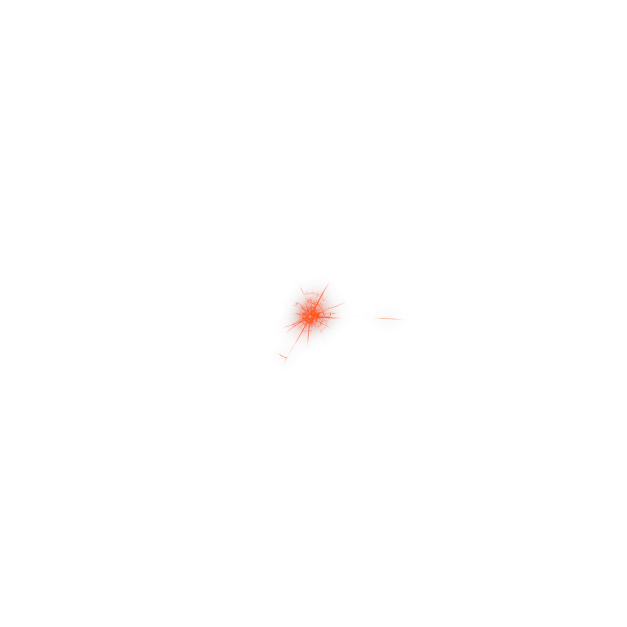
#> input picture Support/assets/lvl1-fracture-core-glow.png, 1254 x 1254 px (shown at 1/2 size)
$ python -i clean-autumn-art.py   (imports and definitions only)
#> lines starting #> are read from the running program, lines starting #| are printed output that depends on the picture; after the words box and inside, x2 and y2 are one past the last pixel; in counts of white or black regions, pixels touching at a corner belong together
#> further down, picture is the input picture: PIL image 1254x1254 RGBA; mean R, G, B, A 1.5, 0.3, 0.1, 0.4
#!/usr/bin/env python3
"""Prepare the generated autumn art for the game.

The generated realistic PNGs carry a faint alpha haze across the frame and a soft glow band
around every leaf, and their bodies sit just below full opacity. This tightens each edge, drops
the haze, makes bodies opaque, bleeds edge colour into transparent pixels (so linear filtering
draws no dark or light fringe), and halves the leaf and pile sheets, which the game draws far
below their native 512 px. Retro pixel art only loses its haze and loose specks and gets opaque bodies:
its edges are drawn crisp, so they are left exactly as they are.

    scripts/clean-autumn-art.py <source-dir> Support/assets

<source-dir> holds the original generated sheets in assets/ and their atlas.json (the originals are
not in this repo). Always run it from the originals, never on its own output: the sheets would be
halved again.
"""
import json
import sys
from pathlib import Path

import numpy as np
from PIL import Image
from scipy import ndimage

EDGE_LO, EDGE_HI = 16, 240   # alpha below LO is haze, above HI is body
MIN_SPECK = 400              # opaque islands smaller than this (px) are haze, not art
HALVED = ("leaves", "pile")  # branches stay native: the canopy draws them near 1:1


def drop_specks(a):
    labels, n = ndimage.label(a > 0)
    sizes = ndimage.sum(np.ones_like(a), labels, range(1, n + 1))
    a[np.isin(labels, np.flatnonzero(sizes < MIN_SPECK) + 1)] = 0
    return a


def despeck(img: Image.Image) -> Image.Image:
    px = np.asarray(img.convert("RGBA")).copy()
    a = px[..., 3].astype(np.float32)
    a[a < EDGE_LO] = 0
    a[a > EDGE_HI] = 255
    px[..., 3] = drop_specks(a).astype(np.uint8)
    return Image.fromarray(px, "RGBA")


def clean(img: Image.Image) -> Image.Image:
    px = np.asarray(img.convert("RGBA")).astype(np.float32)
    rgb, a = px[..., :3], px[..., 3]
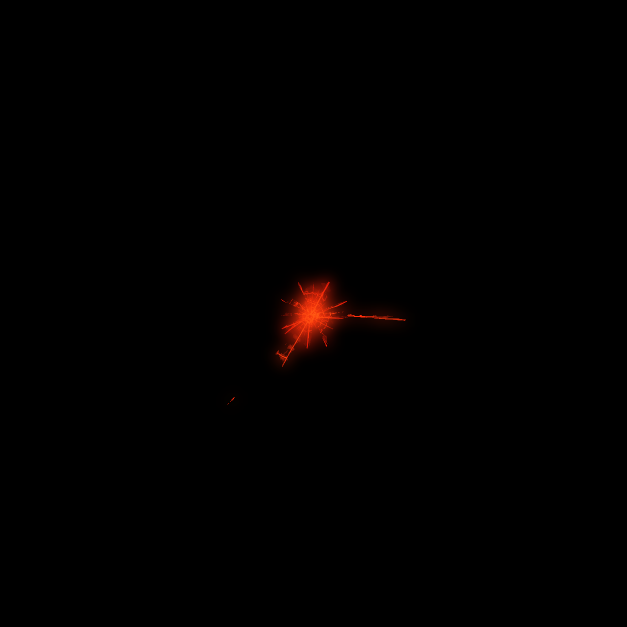
#> rgb: shape (1254, 1254, 3) float32 (shown at 1/2 size); mean R, G, B 1.5, 0.3, 0.1

    a = drop_specks(np.clip((a - EDGE_LO) / (EDGE_HI - EDGE_LO), 0, 1) * 255)
#> in drop_specks, `labels, n = ndimage.label(a > 0)`: labels: shape (1254, 1254) int32; 26 distinct labels, from 0 to 25
#> in drop_specks, `labels, n = ndimage.label(a > 0)`: n = 25
#> in drop_specks, `sizes = ndimage.sum(np.ones_like(a), labels, range(1, n + 1))`: sizes = 25 values, max 7177 at index 1, min 1 at index 0, mean 295.2

    solid = a >= 128
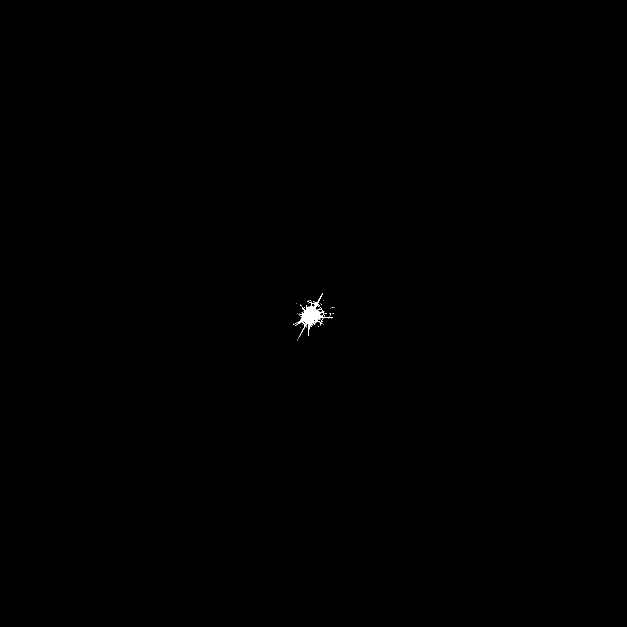
#> solid: shape (1254, 1254) bool (shown at 1/2 size); 0.1% white; 34 white regions (33 under 20 px), largest, box (x1, y1, x2, y2) and area: (590, 586, 666, 675) 1430
    _, (iy, ix) = ndimage.distance_transform_edt(~solid, return_indices=True)
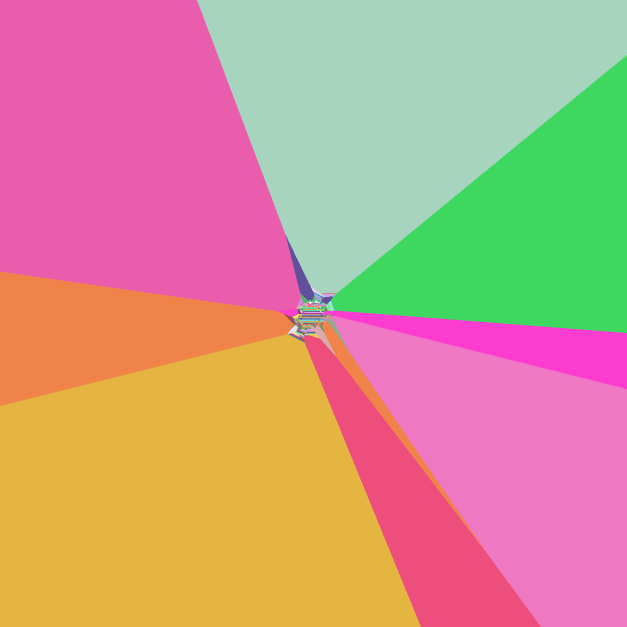
#> iy: shape (1254, 1254) int32 (shown at 1/2 size); 92 distinct labels, from 586 to 680; one colour per label, 0 black
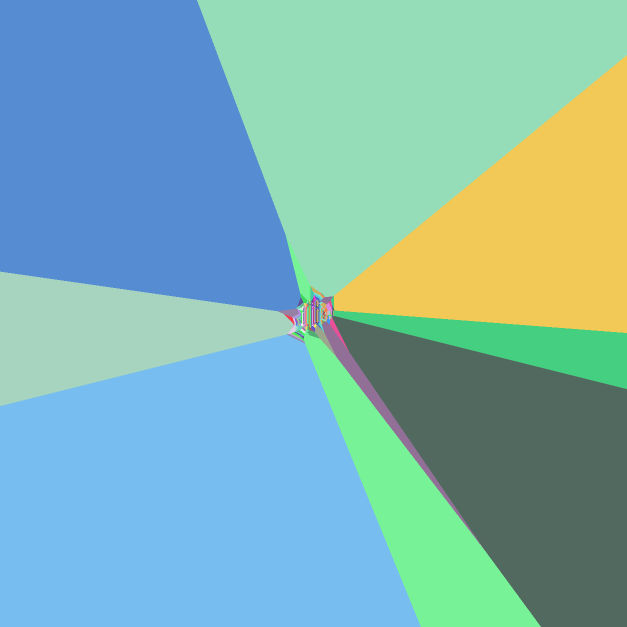
#> ix: shape (1254, 1254) int32 (shown at 1/2 size); 82 distinct labels, from 586 to 668; one colour per label, 0 black
    rgb = rgb[iy, ix]
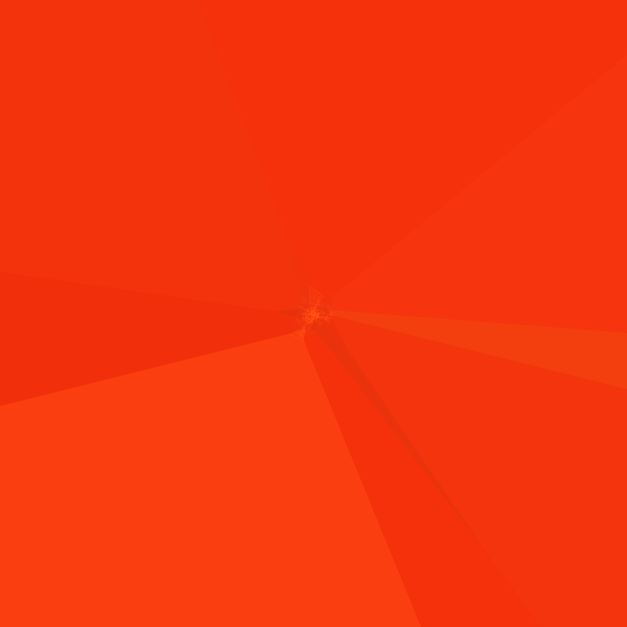
#> rgb: shape (1254, 1254, 3) float32 (shown at 1/2 size); mean R, G, B 247.3, 53.9, 12.9

    return Image.fromarray(np.dstack([rgb, a]).round().astype(np.uint8), "RGBA")


def halve(img: Image.Image) -> Image.Image:
    # Resize premultiplied so transparent pixels don't bleed colour into the edge.
    pm = np.asarray(img).astype(np.float32)
    pm[..., :3] *= pm[..., 3:] / 255
    small = Image.fromarray(pm.round().astype(np.uint8), "RGBA").resize(
        (img.width // 2, img.height // 2), Image.LANCZOS)
    out = np.asarray(small).astype(np.float32)
    alpha = np.maximum(out[..., 3:], 1)
    out[..., :3] = np.clip(out[..., :3] * 255 / alpha, 0, 255)
    return Image.fromarray(out.round().astype(np.uint8), "RGBA")


def scaled(frames):
    return [{k: v // 2 for k, v in f.items()} for f in frames]


def main(source: Path, dst: Path):
    atlas = json.loads((source / "atlas.json").read_text())
    dst.mkdir(parents=True, exist_ok=True)
    for style in atlas["styles"].values():
        for key in ("leaves", "branches", "pile"):
            name = Path(style[key]).name
            src = source / "assets" / name
            if style["filter"] == "nearest":
                despeck(Image.open(src)).save(dst / name, optimize=True)
                continue
            img = clean(Image.open(src))
            if key in HALVED:
                img = halve(img)
            img.save(dst / name, optimize=True)
        if style["filter"] != "nearest":
            style["atlasSize"] = [v // 2 for v in style["atlasSize"]]
            style["frames"] = scaled(style["frames"])
            style["pileAtlasSize"] = [v // 2 for v in style["pileAtlasSize"]]
            style["pileFrames"] = scaled(style["pileFrames"])
    (dst / "atlas.json").write_text(json.dumps(atlas, indent=2) + "\n")


# [4 lines not run here, left out]

>>> from PIL import Image
>>> picture = Image.open('../Support/assets/lvl1-fracture-core-glow.png')
>>> result = clean(picture)

$ run again, on Support/assets/lvl1-fracture.png
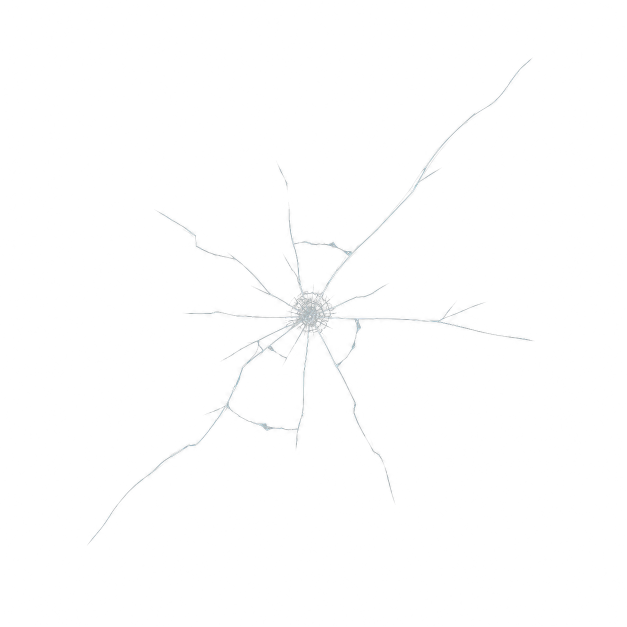
#> input picture Support/assets/lvl1-fracture.png, 1254 x 1254 px (shown at 1/2 size)
#> picture is the input picture: PIL image 1254x1254 RGBA; mean R, G, B, A 1, 1.1, 1.1, 1.3
#> labels: shape (1254, 1254) int32; 217 distinct labels, from 0 to 216
#> n = 216
#> sizes = 216 values, max 13786 at index 0, min 1 at index 1, mean 67.82
#> in clean, `solid = a >= 128`:
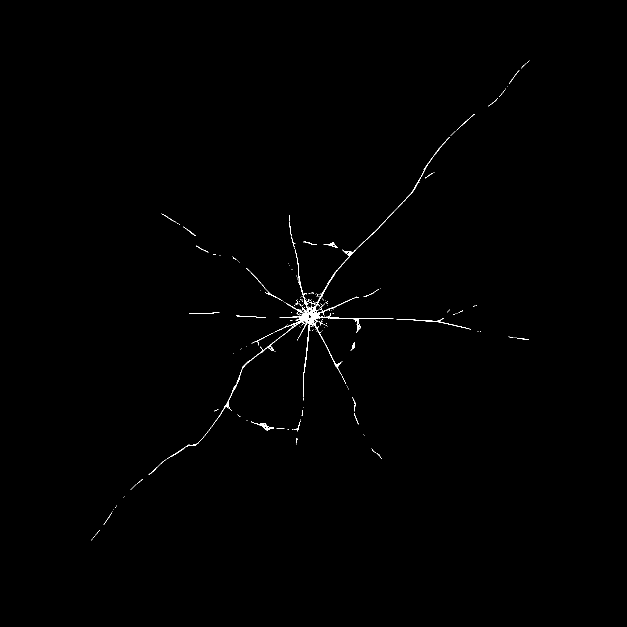
#> solid: shape (1254, 1254) bool (shown at 1/2 size); 0.38% white in thin lines or dots, all inside (x1, y1, x2, y2) = (182, 121, 1059, 1081)
#> iy: shape (1254, 1254) int32; 871 distinct labels, from 121 to 1080
#> ix: shape (1254, 1254) int32; 804 distinct labels, from 182 to 1058
#> in clean, `rgb = rgb[iy, ix]`:
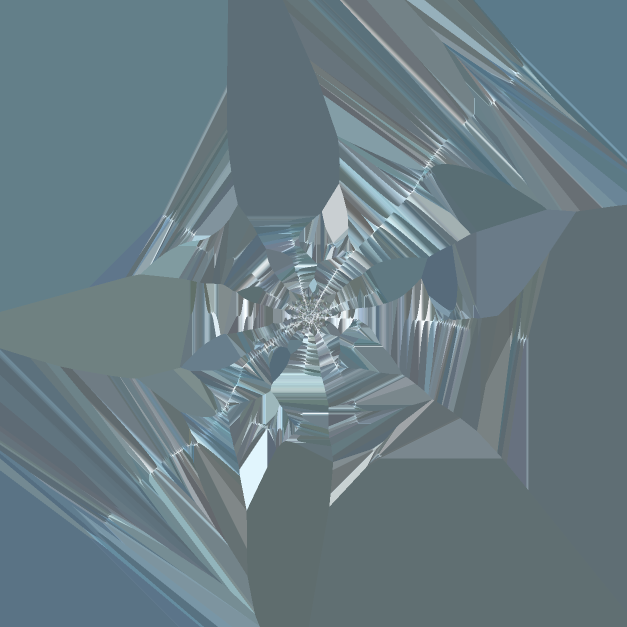
#> rgb: shape (1254, 1254, 3) float32 (shown at 1/2 size); mean R, G, B 105.2, 124.3, 131.1

$ run again, on Support/assets/lvl2-fracture.png
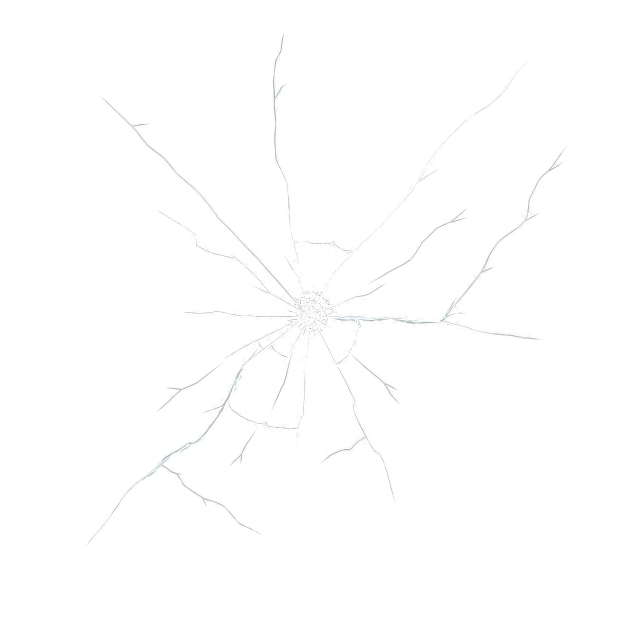
#> input picture Support/assets/lvl2-fracture.png, 1254 x 1254 px (shown at 1/2 size)
#> picture is the input picture: PIL image 1254x1254 RGBA; mean R, G, B, A 1.9, 1.9, 1.9, 1.4
#> in drop_specks, `labels, n = ndimage.label(a > 0)`:
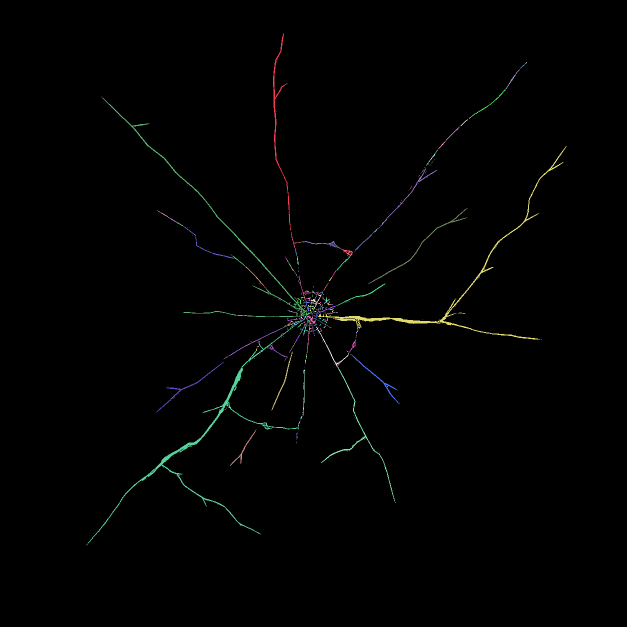
#> labels: shape (1254, 1254) int32 (shown at 1/2 size); 458 distinct labels, from 0 to 457; one colour per label, 0 black
#> n = 457
#> sizes = 457 values, max 3346 at index 323, min 1 at index 1, mean 38.11
#> solid: shape (1254, 1254) bool; 0.35% white in thin lines or dots, all inside (x1, y1, x2, y2) = (180, 76, 1119, 1082)
#> iy: shape (1254, 1254) int32; 957 distinct labels, from 76 to 1081
#> ix: shape (1254, 1254) int32; 905 distinct labels, from 180 to 1118
#> in clean, `rgb = rgb[iy, ix]`:
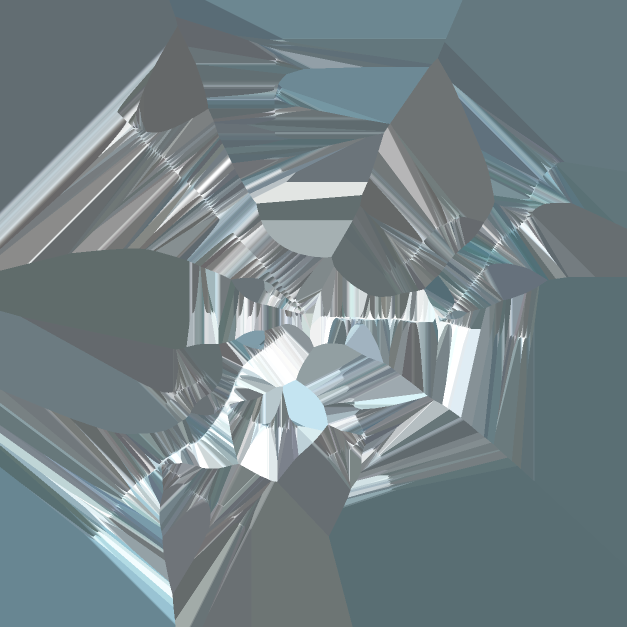
#> rgb: shape (1254, 1254, 3) float32 (shown at 1/2 size); mean R, G, B 116.2, 130.2, 133.8
